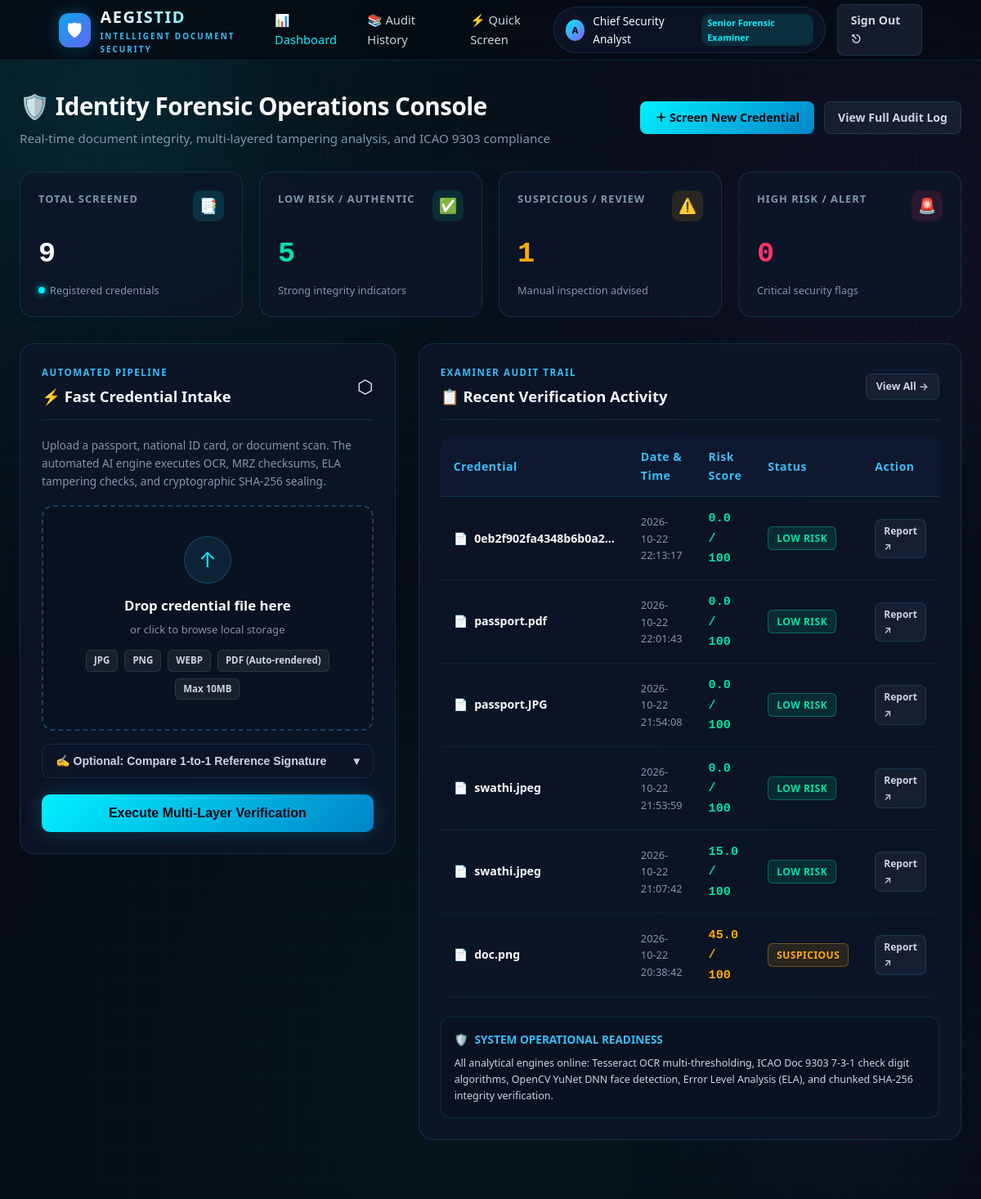
The app's page /dashboard (signed in) with its own data.
### tables this page shows
CREATE TABLE users (
        id INTEGER PRIMARY KEY AUTOINCREMENT,
        username TEXT UNIQUE NOT NULL,
        email TEXT UNIQUE NOT NULL,
        password_hash TEXT NOT NULL,
        full_name TEXT,
        role TEXT DEFAULT 'Senior Analyst',
        created_at TEXT NOT NULL
    );

CREATE TABLE verification_history (
                id INTEGER PRIMARY KEY AUTOINCREMENT,
                filename TEXT NOT NULL,
                stored_filename TEXT NOT NULL,
                processed_filename TEXT,
                verified_at TEXT NOT NULL,
                status TEXT NOT NULL,
                risk_score REAL,
                sha256 TEXT,
                details_json TEXT
            , user_id INTEGER REFERENCES users(id));

### app.py (the view)
@app.route("/dashboard")
@login_required
def dashboard():
    user = get_current_user()
    metrics = get_dashboard_metrics(user_id=user["id"])
    return render_template(
        "dashboard.html",
        user=user,
        metrics=metrics,
    )

### app.py (called while the page is built)
def get_db():
    if "db" not in g:
        g.db = sqlite3.connect(str(DATABASE_PATH))
        g.db.row_factory = sqlite3.Row
    return g.db

def get_current_user():
    user_id = session.get("user_id")
    if not user_id:
        return None
    db = get_db()
    return db.execute("SELECT * FROM users WHERE id = ?", (user_id,)).fetchone()

@app.context_processor
def inject_user():
    return {"current_user": get_current_user()}

def login_required(view_func):
    @wraps(view_func)
    def wrapped_view(*args, **kwargs):
        if session.get("user_id") is None:
            flash("Please sign in to access this security workspace.")
            return redirect(url_for("login", next=request.url))
        return view_func(*args, **kwargs)
    return wrapped_view

### templates/dashboard.html (shortened to what this page needs)
<!DOCTYPE html>
<html lang="en">
<head>
    <link rel="stylesheet" href="{{ url_for('static', filename='style.css') }}">
</head>
<body>
<div class="ambient ambient-one"></div>
<div class="ambient ambient-two"></div>
<div class="grid-overlay"></div>
<nav class="navbar">
    <a class="brand" href="{{ url_for('dashboard') }}">
        <div class="brand-icon">🛡</div>
        <div class="brand-text">
            <h2>AEGISTID</h2>
            <span>INTELLIGENT DOCUMENT SECURITY</span>
        </div>
    </a>
    <div class="nav-menu">
        <a href="{{ url_for('dashboard') }}" class="active">📊 Dashboard</a>
        <a href="{{ url_for('history') }}">📚 Audit History</a>
        <a href="#quick-upload">⚡ Quick Screen</a>
    </div>
    <div class="nav-actions">
        {% if current_user %}
            <div class="user-badge">
                <div class="user-avatar">{{ current_user['username'][:1].upper() }}</div>
                <span>{{ current_user['full_name'] or current_user['username'] }}</span>
                <span class="user-role-pill">{{ current_user['role'] }}</span>
            </div>
            <a href="{{ url_for('logout') }}" class="btn-nav-secondary" title="Sign Out">Sign Out ⎋</a>
        {% else %}
            <a href="{{ url_for('login') }}" class="btn-nav-primary">Sign In</a>
        {% endif %}
    </div>
</nav>
<main class="container">
    <div class="page-header">
        <div class="page-title">
            <h1>🛡️ Identity Forensic Operations Console</h1>
            <p>Real-time document integrity, multi-layered tampering analysis, and ICAO 9303 compliance</p>
        </div>
        <div class="header-actions">
            <a href="#quick-upload" class="btn-nav-primary">
                ＋ Screen New Credential
            </a>
            <a href="{{ url_for('history') }}" class="btn-nav-secondary">
                View Full Audit Log
            </a>
        </div>
    </div>
    <section class="metrics-grid">
        <div class="metric-card total">
            <div class="metric-top">
                <span class="metric-label">Total Screened</span>
                <div class="metric-icon">📑</div>
            </div>
            <div class="metric-value">{{ metrics['total'] }}</div>
            <div class="metric-footer">
                <span class="status-dot"></span> Registered credentials
            </div>
        </div>
        <div class="metric-card low">
            <div class="metric-top">
                <span class="metric-label">Low Risk / Authentic</span>
                <div class="metric-icon">✅</div>
            </div>
            <div class="metric-value" style="color: var(--success);">{{ metrics['low_risk'] }}</div>
            <div class="metric-footer">
                <span>Strong integrity indicators</span>
            </div>
        </div>
        <div class="metric-card suspicious">
            <div class="metric-top">
                <span class="metric-label">Suspicious / Review</span>
                <div class="metric-icon">⚠️</div>
            </div>
            <div class="metric-value" style="color: var(--warning);">{{ metrics['suspicious'] }}</div>
            <div class="metric-footer">
                <span>Manual inspection advised</span>
            </div>
        </div>
        <div class="metric-card high">
            <div class="metric-top">
                <span class="metric-label">High Risk / Alert</span>
                <div class="metric-icon">🚨</div>
            </div>
            <div class="metric-value" style="color: var(--danger);">{{ metrics['high_risk'] }}</div>
            <div class="metric-footer">
                <span>Critical security flags</span>
            </div>
        </div>
    </section>
    <div class="dashboard-split">
        <section class="panel-card" id="quick-upload">
            <div class="panel-header">
                <div>
                    <span class="panel-kicker">AUTOMATED PIPELINE</span>
                    <h2>⚡ Fast Credential Intake</h2>
                </div>
                <span style="font-size: 1.4rem;">⬡</span>
            </div>
            <p style="color: var(--text-muted); font-size: 0.85rem; margin-bottom: 18px;">
                Upload a passport, national ID card, or document scan. The automated AI engine executes OCR, MRZ checksums, ELA tampering checks, and cryptographic SHA-256 sealing.
            </p>
            <form action="{{ url_for('upload_document') }}" method="POST" enctype="multipart/form-data" id="dashboard-upload-form">
                <label class="upload-area" id="drop-zone">
                    <div class="upload-icon-circle">↑</div>
                    <div class="upload-title" id="drop-zone-title">Drop credential file here</div>
                    <div class="upload-desc" id="drop-zone-desc">or click to browse local storage</div>
                    <div class="chips-row">
                        <span class="badge-chip">JPG</span>
                        <span class="badge-chip">PNG</span>
                        <span class="badge-chip">WEBP</span>
                        <span class="badge-chip">PDF (Auto-rendered)</span>
                        <span class="badge-chip">Max 10MB</span>
                    </div>
                </label>
                <div class="optional-section">
                    <button type="button" class="optional-toggle" id="toggle-sig-btn">
                        <span>✍️ Optional: Compare 1-to-1 Reference Signature</span>
                        <span id="sig-arrow">▾</span>
                    </button>
                </div>
                <button type="submit" class="btn-submit-scan" id="submit-btn">
                    <span id="btn-text">Execute Multi-Layer Verification</span>
                </button>
            </form>
        </section>
        <section class="panel-card">
            <div class="panel-header">
                <div>
                    <span class="panel-kicker">EXAMINER AUDIT TRAIL</span>
                    <h2>📋 Recent Verification Activity</h2>
                </div>
                <a href="{{ url_for('history') }}" class="btn-nav-secondary" style="font-size: 0.78rem; padding: 5px 12px;">
                    View All →
                </a>
            </div>
            {% if metrics['recent_records'] %}
                <div class="table-responsive">
                    <table class="cyber-table">
                        <thead>
                            <tr>
                                <th>Credential</th>
                                <th>Date & Time</th>
                                <th>Risk Score</th>
                                <th>Status</th>
                                <th>Action</th>
                            </tr>
                        </thead>
                        <tbody>
                            {% for rec in metrics['recent_records'] %}
                                <tr>
                                    <td>
                                        <div class="doc-name-cell">
                                            <span>📄</span>
                                            <span title="{{ rec['filename'] }}">
                                                {{ rec['filename'][:20] }}{% if rec['filename']|length > 20 %}...{% endif %}
                                            </span>
                                        </div>
                                    </td>
                                    <td style="font-size: 0.8rem; color: var(--text-muted);">
                                        {{ rec['verified_at'] }}
                                    </td>
                                    <td>
                                        {% if rec['risk_score'] is not none %}
                                            <span class="score-badge" style="color: {% if rec['risk_score'] < 30 %}var(--success){% elif rec['risk_score'] < 60 %}var(--warning){% else %}var(--danger){% endif %};">
                                                {{ rec['risk_score']|round(1) }} / 100
                                            </span>
                                        {% else %}
                                            <span style="color: var(--text-muted);">—</span>
                                        {% endif %}
                                    </td>
                                    <td>
                                        {% set st = (rec['status'] or '')|upper %}
                                        {% if 'HIGH' in st or 'INVALID' in st or 'ALERT' in st %}
                                            <span class="status-badge danger">High Risk</span>
                                        {% elif 'SUSPICIOUS' in st or 'PARTIAL' in st %}
                                            <span class="status-badge warning">Suspicious</span>
                                        {% else %}
                                            <span class="status-badge success">Low Risk</span>
                                        {% endif %}
                                    </td>
                                    <td>
                                        <a href="{{ url_for('view_verification', record_id=rec['id']) }}" class="btn-nav-secondary" style="font-size: 0.75rem; padding: 4px 10px;">
                                            Report ↗
                                        </a>
                                    </td>
                                </tr>
                            {% endfor %}
                        </tbody>
                    </table>
                </div>
            {% endif %}
            <div style="margin-top: 24px; padding: 16px; background: rgba(10, 18, 33, 0.6); border: 1px solid var(--border-color); border-radius: 12px;">
                <h4 style="font-size: 0.85rem; color: var(--cyan-light); margin-bottom: 8px; display: flex; align-items: center; gap: 8px;">
                    <span>🛡️</span> SYSTEM OPERATIONAL READINESS
                </h4>
                <p style="font-size: 0.78rem; color: var(--text-secondary); line-height: 1.6;">
                    All analytical engines online: Tesseract OCR multi-thresholding, ICAO Doc 9303 7-3-1 check digit algorithms, OpenCV YuNet DNN face detection, Error Level Analysis (ELA), and chunked SHA-256 integrity verification.
                </p>
            </div>
        </section>
    </div>
</main>
</body>
</html>

### records on screen
users: username "A", full_name "Chief Security Analyst", role "Senior Forensic Examiner"
verification_history: filename "0eb2f902fa4348b6b0a2", verified_at "2026-10-22 22:13:17", risk_score "0.0", shows "LOW RISK"
verification_history: filename "passport.pdf", verified_at "2026-10-22 22:01:43", risk_score "0.0", shows "LOW RISK"
verification_history: filename "passport.JPG", verified_at "2026-10-22 21:54:08", risk_score "0.0", shows "LOW RISK"
verification_history: filename "swathi.jpeg", verified_at "2026-10-22 21:53:59", risk_score "0.0", shows "LOW RISK"
verification_history: filename "swathi.jpeg", verified_at "2026-10-22 21:07:42", risk_score "15.0", shows "LOW RISK"
verification_history: filename "doc.png", verified_at "2026-10-22 20:38:42", risk_score "45.0", shows "SUSPICIOUS"

### other values on screen
{{ metrics['total'] }} "9"
{{ metrics['low_risk'] }} "5"
{{ metrics['suspicious'] }} "1"
{{ metrics['high_risk'] }} "0"
